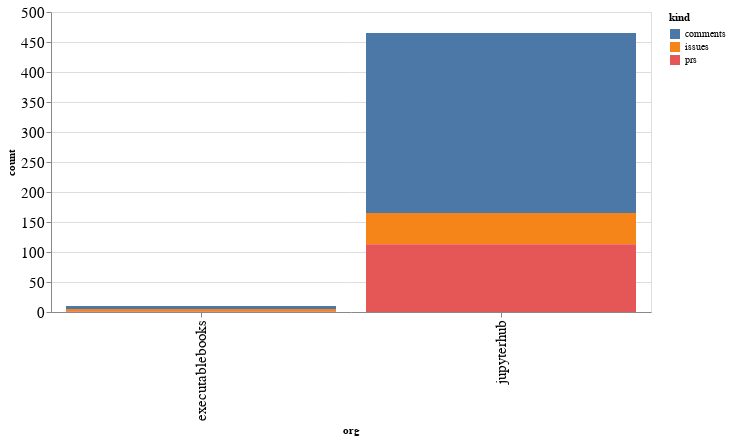

Here is the notebook cell this chart was saved with:
### Code cell
alt.Chart(org_summaries, width=600).mark_bar().encode(
    x='org',
    y='count',
    color='kind',
    tooltip="org"
)

### Figure 1 — Vega-Lite specification as saved in the notebook (floating-point values rounded to 4 significant figures)
{"config": {"axisLeft": {"labelFontSize": 15}, "axisBottom": {"labelFontSize": 15}}, "data": {"name": "data-abc005363bf5f65c576af492be72cc3c"}, "mark": "bar", "encoding": {"color": {"type": "nominal", "field": "kind"}, "tooltip": {"type": "nominal", "field": "org"}, "x": {"type": "nominal", "field": "org"}, "y": {"type": "quantitative", "field": "count"}}, "width": 600, "$schema": "https://vega.github.io/schema/vega-lite/v4.8.1.json", "datasets": {"data-abc005363bf5f65c576af492be72cc3c": [{"org": "executablebooks", "kind": "comments", "count": 5}, {"org": "executablebooks", "kind": "issues", "count": 4}, {"org": "executablebooks", "kind": "prs", "count": 1}, {"org": "jupyterhub", "kind": "comments", "count": 300}, {"org": "jupyterhub", "kind": "issues", "count": 52}, {"org": "jupyterhub", "kind": "prs", "count": 113}]}}
